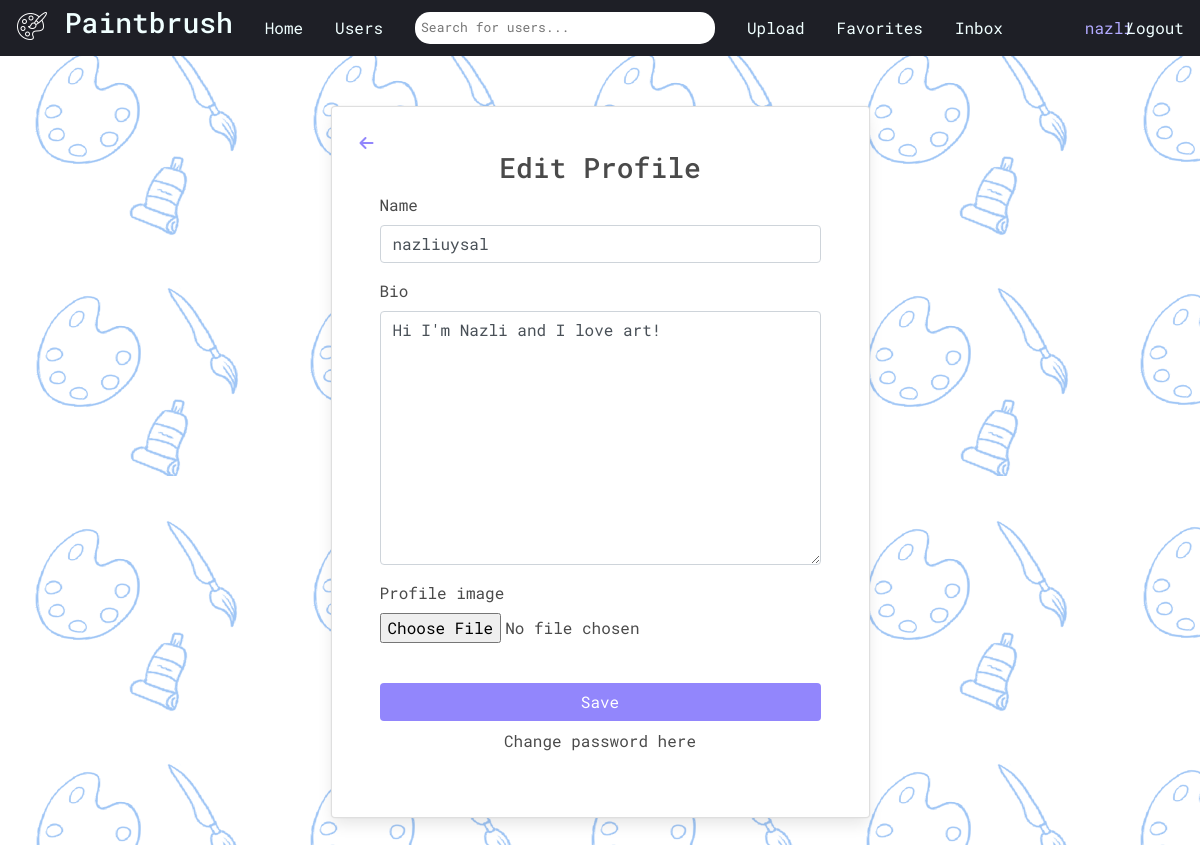
Before: /account/edit-profile/ (signed in) with the older database file.
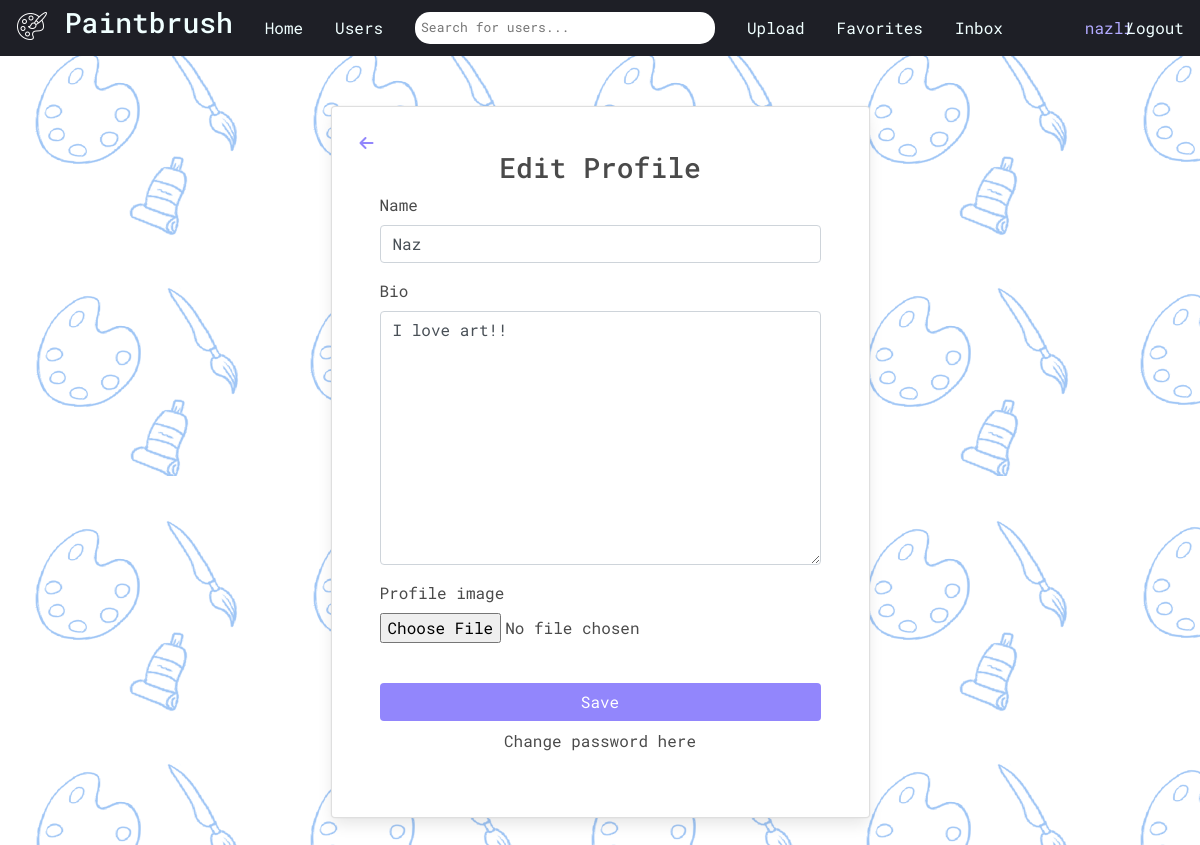
After: the same page with the newer database file.
### users/models.py (models this page shows, shortened)
class Profile(models.Model):
    user = models.OneToOneField(User, on_delete=models.CASCADE, related_name='profile', null=True, blank=True)
    name = models.CharField(max_length=200, blank=True, null=True)
    username = models.CharField(max_length=200, blank=True, null=True)
    email = models.EmailField(max_length=500, blank=True, null=True)
    bio = models.TextField(blank=True, null=True)
    profile_image = models.ImageField(null=True, blank=True, upload_to='profiles', default='defaultavatar.png')
    created = models.DateTimeField(auto_now_add=True)
    id = models.UUIDField(default=uuid.uuid4, unique=True, primary_key=True, editable=False)
    follows = models.ManyToManyField("self", related_name="followed_by", symmetrical=False, blank=True)

### users/views.py (the view)
# urls.py: path('account/edit-profile/', views.editaccount, name="edit-account"),
@login_required(login_url="login")
def editaccount(request):
    profile = request.user.profile
    form = ProfileForm(instance=profile)
    if request.method == 'POST':
        form = ProfileForm(request.POST, request.FILES, instance=profile)
        if form.is_valid():
            form.save()
            return redirect('account')
    context = {'form': form}
    return render(request, 'users/profile_form.html', context)

### users/forms.py
class ProfileForm(ModelForm):
    class Meta:
        model = Profile
        fields = ['name', 'bio', 'profile_image']
        widgets = {
            'name': forms.TextInput(attrs={'class': 'form-control'}),
            'bio': forms.Textarea(attrs={'class': 'form-control'}),
            'profile_image': forms.FileInput(attrs={'class': 'form-control-file'}),
        }

### templates/users/profile_form.html (shortened to what this page needs)
<head>
</head>
{% extends 'base.html' %}
{% load static %}
{% block content %}
<div class="container">
    <div class="row justify-content-center">
        <div class="card p-5" style="margin-top: 50px; margin-bottom: 100px;">
            <a class= "fas fa-arrow-left" href="{% url 'account' %}" style="margin-top:-20px; margin-left:-20px;"></a>
            <form id = "editaccount" action="{% url 'edit-account' %}" method="POST" enctype="multipart/form-data">
                <h3 class='text-center'>Edit Profile</h3>
                {% for field in form %}
                <div class="form-group">
                    <label for="formInput#text">{{field.label}}</label>
                    {{field}}
                </div>
                {% endfor %}
                <br>
                <button type="submit" class="btn mb-2 btn-block" value="Submit">Save</button>
                <p class="text-center"><a href="{% url 'change-password' %}">Change password here</a></p>
            </form>
        </div>
    </div>
</div>
{% endblock content %}

Changed rows visible on the page:
changed Profile: name "nazliuysal" → "Naz"; bio "Hi I'm Nazli and I love art!" → "I love art!!"
